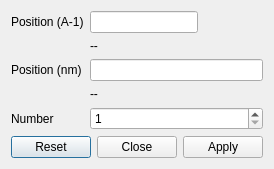
<?xml version="1.0" encoding="UTF-8"?>
<ui version="4.0">
 <class>Dialog</class>
 <widget class="QDialog" name="Dialog">
  <property name="geometry">
   <rect>
    <x>0</x>
    <y>0</y>
    <width>218</width>
    <height>159</height>
   </rect>
  </property>
  <property name="windowTitle">
   <string>Peak plot</string>
  </property>
  <layout class="QVBoxLayout" name="verticalLayout">
   <item>
    <layout class="QFormLayout" name="formLayout">
     <item row="0" column="0">
      <widget class="QLabel" name="label">
       <property name="text">
        <string>Position (A-1)</string>
       </property>
      </widget>
     </item>
     <item row="0" column="1">
      <widget class="QLineEdit" name="edtPosA">
       <property name="sizePolicy">
        <sizepolicy hsizetype="Fixed" vsizetype="Fixed">
         <horstretch>0</horstretch>
         <verstretch>0</verstretch>
        </sizepolicy>
       </property>
      </widget>
     </item>
     <item row="4" column="0">
      <widget class="QLabel" name="label_2">
       <property name="text">
        <string>Number</string>
       </property>
      </widget>
     </item>
     <item row="4" column="1">
      <widget class="QSpinBox" name="spinNumber">
       <property name="minimum">
        <number>1</number>
       </property>
      </widget>
     </item>
     <item row="2" column="0">
      <widget class="QLabel" name="label_3">
       <property name="text">
        <string>Position (nm)</string>
       </property>
      </widget>
     </item>
     <item row="2" column="1">
      <widget class="QLineEdit" name="edtPosNM"/>
     </item>
     <item row="1" column="1">
      <widget class="QLabel" name="lblPosNM">
       <property name="text">
        <string>--</string>
       </property>
      </widget>
     </item>
     <item row="3" column="1">
      <widget class="QLabel" name="lblPosA">
       <property name="text">
        <string>--</string>
       </property>
      </widget>
     </item>
    </layout>
   </item>
   <item>
    <widget class="QDialogButtonBox" name="buttonBox">
     <property name="orientation">
      <enum>Qt::Horizontal</enum>
     </property>
     <property name="standardButtons">
      <set>QDialogButtonBox::Apply|QDialogButtonBox::Close|QDialogButtonBox::Reset</set>
     </property>
    </widget>
   </item>
  </layout>
 </widget>
 <resources/>
 <connections>
  <connection>
   <sender>buttonBox</sender>
   <signal>accepted()</signal>
   <receiver>Dialog</receiver>
   <slot>accept()</slot>
   <hints>
    <hint type="sourcelabel">
     <x>248</x>
     <y>254</y>
    </hint>
    <hint type="destinationlabel">
     <x>157</x>
     <y>274</y>
    </hint>
   </hints>
  </connection>
  <connection>
   <sender>buttonBox</sender>
   <signal>rejected()</signal>
   <receiver>Dialog</receiver>
   <slot>reject()</slot>
   <hints>
    <hint type="sourcelabel">
     <x>316</x>
     <y>260</y>
    </hint>
    <hint type="destinationlabel">
     <x>286</x>
     <y>274</y>
    </hint>
   </hints>
  </connection>
 </connections>
</ui>
